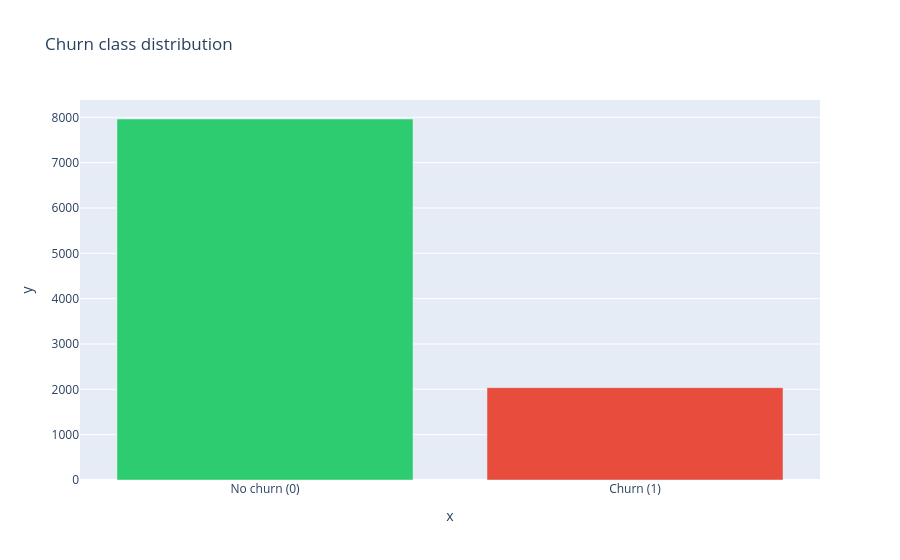

Source (notebook cell):
### Markdown cell above
## Target distribution

Churn is imbalanced (more stayers than leavers). Accuracy alone will look fine and tell you almost nothing.

### Code cell
counts = df["churn"].value_counts().sort_index()
px.bar(
    x=["No churn (0)", "Churn (1)"],
    y=counts.values,
    title="Churn class distribution",
    color=["No churn (0)", "Churn (1)"],
    color_discrete_sequence=["#2ecc71", "#e74c3c"],
).update_layout(showlegend=False).show()

### Figure 1 — Plotly figure (JSON) as saved in the notebook; plotly's stock layout.template omitted (floating-point values rounded to 4 significant figures)
{"data": [{"hovertemplate": "color=No churn (0)<br>x=%{x}<br>y=%{y}<extra></extra>", "legendgroup": "No churn (0)", "marker": {"color": "#2ecc71", "pattern": {"shape": ""}}, "name": "No churn (0)", "orientation": "v", "showlegend": true, "textposition": "auto", "type": "bar", "x": ["No churn (0)"], "xaxis": "x", "y": [7963], "yaxis": "y"}, {"hovertemplate": "color=Churn (1)<br>x=%{x}<br>y=%{y}<extra></extra>", "legendgroup": "Churn (1)", "marker": {"color": "#e74c3c", "pattern": {"shape": ""}}, "name": "Churn (1)", "orientation": "v", "showlegend": true, "textposition": "auto", "type": "bar", "x": ["Churn (1)"], "xaxis": "x", "y": [2037], "yaxis": "y"}], "layout": {"barmode": "relative", "legend": {"title": {"text": "color"}, "tracegroupgap": 0}, "showlegend": false, "title": {"text": "Churn class distribution"}, "xaxis": {"anchor": "y", "domain": [0, 1], "title": {"text": "x"}}, "yaxis": {"anchor": "x", "domain": [0, 1], "title": {"text": "y"}}}}
